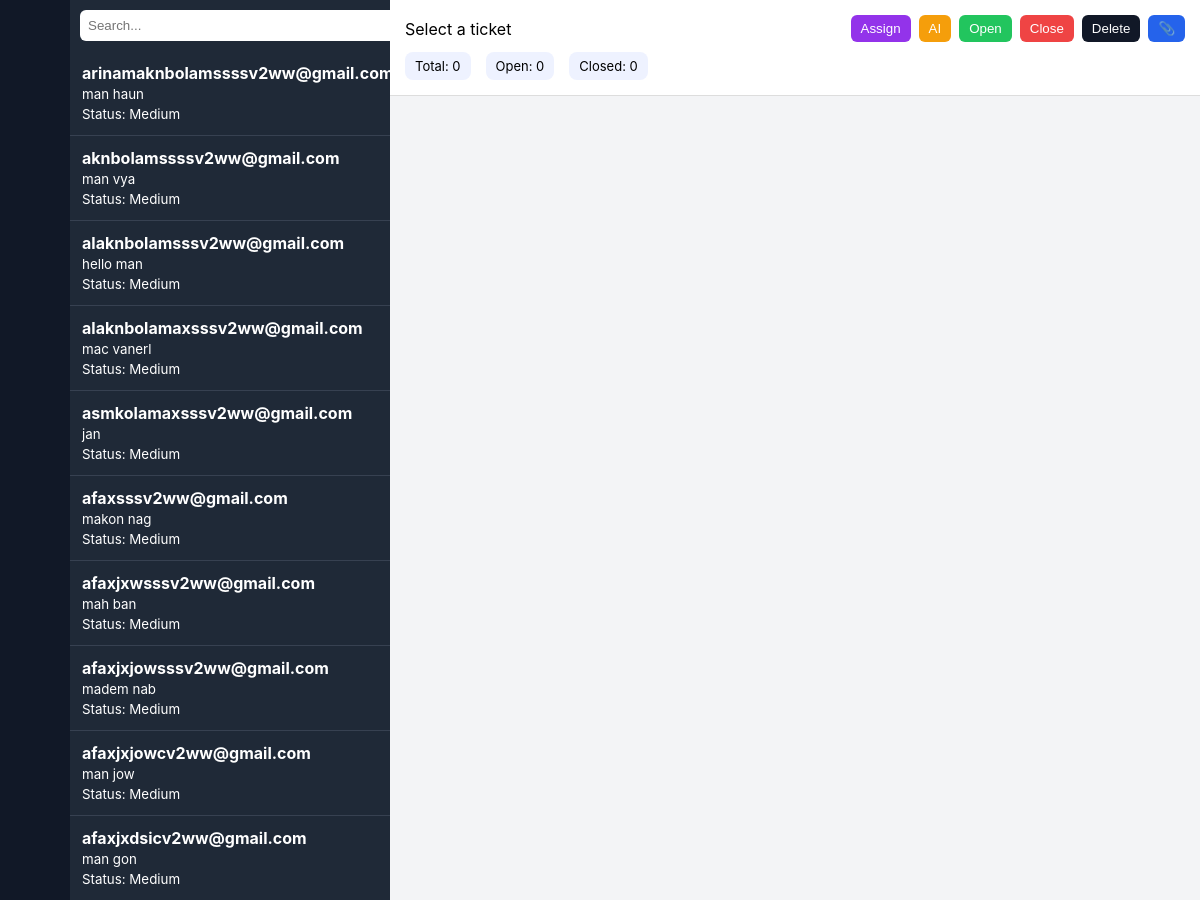
Page /admin (signed in, upper part) on the earlier database version.
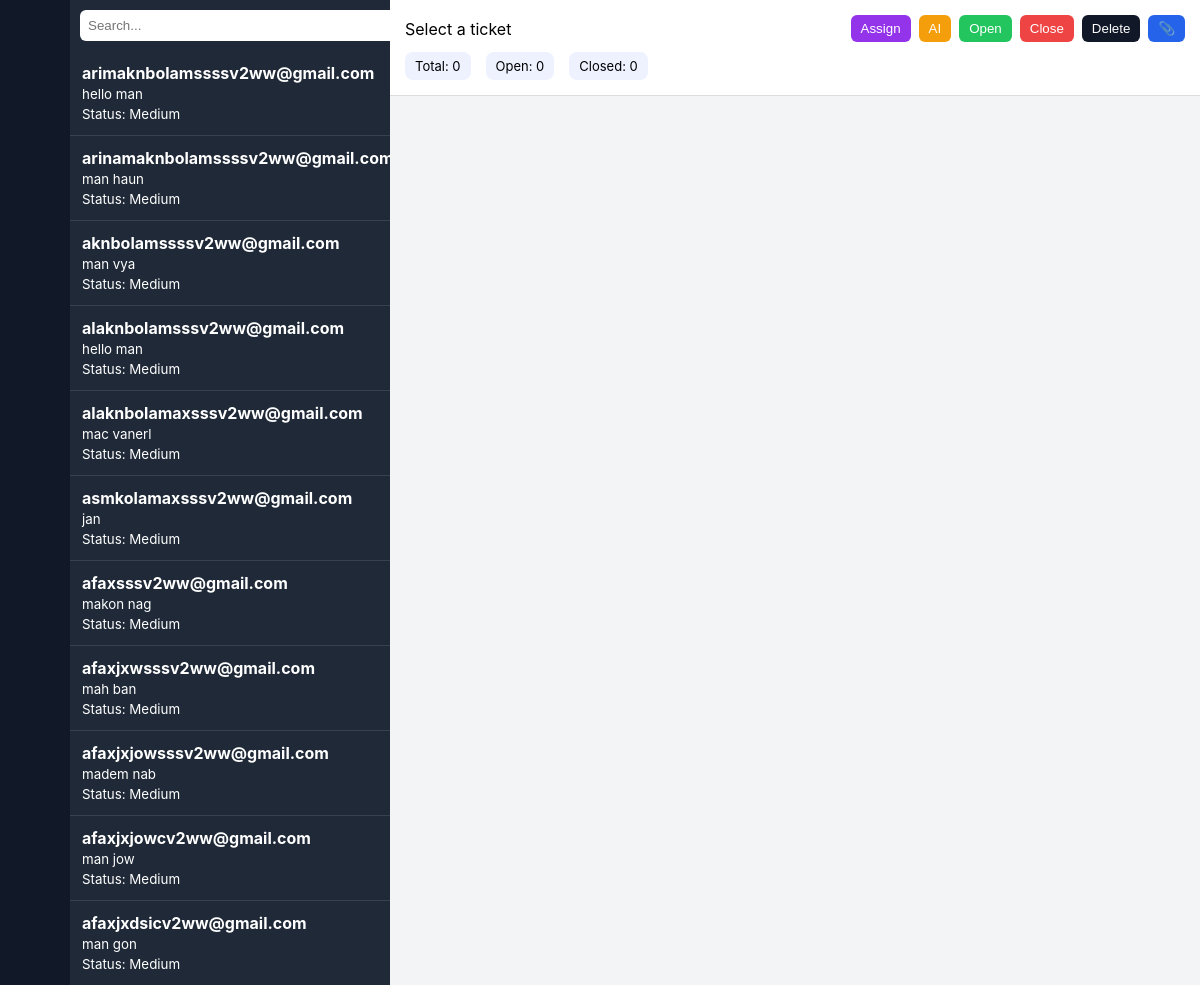
Same page on the later database version.
### tables this page shows
CREATE TABLE tickets (
        id TEXT PRIMARY KEY,
        name TEXT,
        email TEXT,
        subject TEXT,
        priority TEXT,
        status TEXT,
        assigned_to TEXT,
        created_at TEXT
    , tags TEXT, updated_at TEXT, last_reply_at TEXT, closed_at TEXT);

### app.py (the view)
@app.route('/admin')
def admin_dashboard():
    if "admin" not in session:
        return redirect("/admin-login")
    conn = get_db()
    c = conn.cursor()
    c.execute("SELECT * FROM tickets ORDER BY created_at DESC")
    tickets = c.fetchall()
    conn.close()
    return render_template('admin.html', tickets=tickets)

### app.py (called while the page is built)
def get_db():
    conn = sqlite3.connect('database.db', timeout=10)
    conn.row_factory = sqlite3.Row
    return conn

### templates/admin.html (shortened to what this page needs)
<!DOCTYPE html>
<html>
<head>
</head>
<body>
<div class="nav">💬</div>
<div class="sidebar">
<div class="search">
<input id="search" placeholder="Search..." oninput="filterTickets()">
</div>
<div id="ticketList" class="ticket-list">
{% for t in tickets %}
<div class="ticket" data-id="{{t[0]}}">
<b>{{t[2]}}</b><br>
<small>{{t[1]}}</small><br>
<small>Status: {{t[4]}}</small>
</div>
{% endfor %}
</div>
</div>
<div class="main">
<div class="header">
<div class="top-bar">
<div id="ticketTitle">Select a ticket</div>
<div class="controls">
<button class="assign" onclick="assignAgent()">Assign</button>
<button class="ai" onclick="aiReply()">AI</button>
<button class="open" onclick="openTicket()">Open</button>
<button class="close" onclick="closeTicket()">Close</button>
<button class="delete" onclick="deleteTicket()">Delete</button>
<button class="upload" onclick="uploadFile()">📎</button>
</div>
</div>
<div class="analytics">
<div id="totalTickets">Total: 0</div>
<div id="openTickets">Open: 0</div>
<div id="closedTickets">Closed: 0</div>
</div>
</div>
<div id="messages" class="messages"></div>
</div>
</body>
</html>

### templates/admin.html (style rules this page uses)
body { margin:0; font-family:-apple-system,BlinkMacSystemFont,sans-serif; display:flex; height:100vh; background:#f3f4f6; }
.nav { width:70px; background:#111827; color:white; display:flex; justify-content:center; align-items:center; font-size:20px; }
.sidebar { width:320px; background:#1f2937; color:white; display:flex; flex-direction:column; }
.search { padding:10px; }
.search input { width:100%; padding:8px; border-radius:6px; border:none; }
.ticket-list { overflow-y:auto; flex:1; }
.ticket { padding:12px; border-bottom:1px solid #374151; cursor:pointer; position:relative; }
.main { flex:1; display:flex; flex-direction:column; }
.header { padding:15px; background:white; border-bottom:1px solid #ddd; display:flex; flex-direction:column; gap:10px; }
.top-bar { display:flex; justify-content:space-between; align-items:center; }
.analytics { display:flex; gap:15px; font-size:13px; }
.analytics div { background:#eef2ff; padding:6px 10px; border-radius:8px; }
.controls { display:flex; gap:8px; }
button { cursor:pointer; padding:6px 10px; border:none; border-radius:6px; }
.close { background:#ef4444; color:white; }
.open { background:#22c55e; color:white; }
.upload { background:#2563eb; color:white; }
.delete { background:#111827; color:white; }
.assign { background:#9333ea; color:white; }
.ai { background:#f59e0b; color:white; }
.messages { flex:1; padding:20px; overflow-y:auto; display:flex; flex-direction:column; }
input { flex:1; padding:10px; }

Differences in the rows shown:
added tickets: email "arimaknbolamssssv2ww@gmail.com", name "hello man", priority "Medium"
